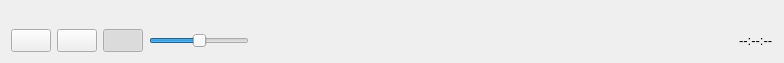
<?xml version="1.0" encoding="UTF-8"?>
<ui version="4.0">
 <class>VideoPlayerWidgetControl</class>
 <widget class="QWidget" name="VideoPlayerWidgetControl">
  <property name="geometry">
   <rect>
    <x>0</x>
    <y>0</y>
    <width>784</width>
    <height>61</height>
   </rect>
  </property>
  <layout class="QVBoxLayout" name="verticalLayout">
   <item>
    <widget class="ProgressBar" name="seekBar" native="true">
     <property name="minimumSize">
      <size>
       <width>0</width>
       <height>12</height>
      </size>
     </property>
     <property name="maximumSize">
      <size>
       <width>16777215</width>
       <height>12</height>
      </size>
     </property>
    </widget>
   </item>
   <item>
    <layout class="QHBoxLayout" name="horizontalLayout">
     <item>
      <widget class="QPushButton" name="playButton">
       <property name="minimumSize">
        <size>
         <width>0</width>
         <height>23</height>
        </size>
       </property>
       <property name="maximumSize">
        <size>
         <width>16777215</width>
         <height>23</height>
        </size>
       </property>
       <property name="icon">
        <iconset resource="../Resources/BaseClient.qrc">
         <normaloff>:/Icons/PlayPause.png</normaloff>:/Icons/PlayPause.png</iconset>
       </property>
       <property name="iconSize">
        <size>
         <width>20</width>
         <height>20</height>
        </size>
       </property>
      </widget>
     </item>
     <item>
      <widget class="QPushButton" name="stopButton">
       <property name="minimumSize">
        <size>
         <width>0</width>
         <height>23</height>
        </size>
       </property>
       <property name="maximumSize">
        <size>
         <width>16777215</width>
         <height>23</height>
        </size>
       </property>
       <property name="icon">
        <iconset resource="../Resources/BaseClient.qrc">
         <normaloff>:/Icons/Stop.png</normaloff>:/Icons/Stop.png</iconset>
       </property>
       <property name="iconSize">
        <size>
         <width>20</width>
         <height>20</height>
        </size>
       </property>
      </widget>
     </item>
     <item>
      <widget class="QPushButton" name="muteButton">
       <property name="minimumSize">
        <size>
         <width>0</width>
         <height>23</height>
        </size>
       </property>
       <property name="maximumSize">
        <size>
         <width>16777215</width>
         <height>23</height>
        </size>
       </property>
       <property name="icon">
        <iconset resource="../Resources/BaseClient.qrc">
         <normaloff>:/Icons/MuteOff.png</normaloff>
         <normalon>:/Icons/MuteOn.png</normalon>:/Icons/MuteOff.png</iconset>
       </property>
       <property name="iconSize">
        <size>
         <width>20</width>
         <height>20</height>
        </size>
       </property>
       <property name="checkable">
        <bool>true</bool>
       </property>
       <property name="checked">
        <bool>true</bool>
       </property>
      </widget>
     </item>
     <item>
      <widget class="QSlider" name="volumeSlider">
       <property name="minimumSize">
        <size>
         <width>0</width>
         <height>23</height>
        </size>
       </property>
       <property name="maximumSize">
        <size>
         <width>100</width>
         <height>23</height>
        </size>
       </property>
       <property name="maximum">
        <number>100</number>
       </property>
       <property name="value">
        <number>50</number>
       </property>
       <property name="orientation">
        <enum>Qt::Horizontal</enum>
       </property>
      </widget>
     </item>
     <item>
      <spacer name="horizontalSpacer">
       <property name="orientation">
        <enum>Qt::Horizontal</enum>
       </property>
       <property name="sizeHint" stdset="0">
        <size>
         <width>40</width>
         <height>20</height>
        </size>
       </property>
      </spacer>
     </item>
     <item>
      <widget class="QLabel" name="infoLabel">
       <property name="font">
        <font>
         <family>Segoe UI</family>
         <pointsize>10</pointsize>
        </font>
       </property>
       <property name="text">
        <string>--:--:--</string>
       </property>
      </widget>
     </item>
    </layout>
   </item>
  </layout>
 </widget>
 <customwidgets>
  <customwidget>
   <class>ProgressBar</class>
   <extends>QWidget</extends>
   <header>ProgressBar.h</header>
   <container>1</container>
  </customwidget>
 </customwidgets>
 <resources>
  <include location="../Resources/BaseClient.qrc"/>
 </resources>
 <connections/>
</ui>
